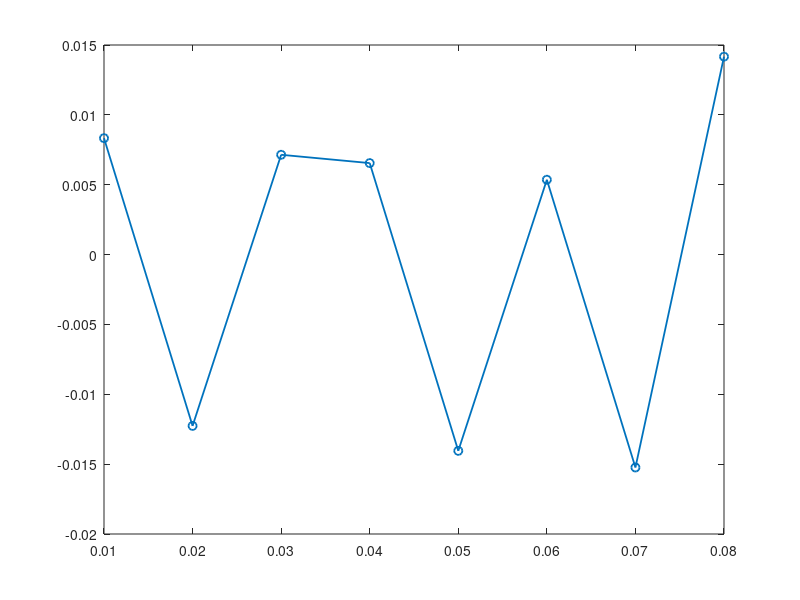

MATLAB code for this plot: (Note: this script raises an error after producing the figure.)
%[text] # Data Fitting: Infer a physical parameter and read residuals with uncertainty
%[text] **PRACTICAL ACTIVITY**
%[text] PHY4605 Physics-First Reproducible MATLAB Notebook
%%
%[text] ## Group Identification and Baseline
%[text] Work in your assigned group of two or three. This practical uses three supplied data-fitting contexts that differ from the lecture resistor example: spring calibration, cart motion, and pendulum timing. Generative AI may help write, debug, or improve MATLAB code, but your group must record the material decision and independently check units, residual evidence, a reference or plausible range, and physical meaning. Do not submit a complete chat transcript.
group_id = "REPLACE_WITH_GROUP_ID";
group_members = "REPLACE_WITH_NAMES";
matlab_release = version('-release');
%%
%[text] ## Question 1: Predict a Spring Calibration
%[text] **Context A - Hooke-law spring calibration.** Extension `x` is measured in metres and applied force `F` in newtons. The proposed relationship is $F=kx+b$. Before fitting, predict the sign of the slope, the unit of the spring constant `k`, and whether a small positive increase in extension should raise or lower force.
spring_extension_m = (0.01:0.01:0.08)';
spring_force_N = [0.26 0.49 0.76 1.01 1.24 1.51 1.74 2.02]';
spring_prediction = "REPLACE_WITH_SLOPE_SIGN_K_UNIT_AND_FORCE_TREND";
%[text] **Required evidence:** proposed model, measured quantities and units, fitted-parameter unit, and prediction. **Defence hook:** explain why the slope unit is N/m rather than N.
%%
%[text] ## Algorithm / Pseudocode Checkpoint
%[text] Before fitting, state the ordered computational steps: identify measured inputs and outputs with units, choose the physical model, fit the supplied relationship, calculate residuals, compare the fitted parameter with the reference or repeatability evidence, and interpret the result cautiously.
%%
%[text] ## Question 2: Fit and Overlay the Spring Model
%[text] Plot the measured points first. Then use the supplied first-degree `polyfit` scaffold. Interpret coefficient 1 as the fitted spring constant and coefficient 2 as the force offset. Overlay the fitted line without changing the original measurements.
spring_coefficients = polyfit(spring_extension_m,spring_force_N,1);
spring_k_fit_N_per_m = spring_coefficients(1);
spring_offset_fit_N = spring_coefficients(2);
spring_force_fit_N = polyval(spring_coefficients,spring_extension_m);
plot(spring_extension_m,spring_force_N,'o',spring_extension_m,spring_force_fit_N,'-','LineWidth',1.5)
xlabel('Extension, x (m)')
ylabel('Force, F (N)')
title('Spring Calibration: Measurements and Fit')
legend('Measurements','F = kx + b fit','Location','northwest')
grid on
spring_parameter_statement = "REPLACE_WITH_K_VALUE_UNIT_AND_OFFSET_INTERPRETATION";
%[text] **Required evidence:** fitted `k` with unit, fitted offset with unit, labelled graph, and one sentence distinguishing measured force from fitted `k`. **Defence hook:** point to the exact coefficient that represents the physical spring constant.
%%
%[text] ## Question 3: Use Residuals and a Nominal Reference
%[text] Residual = measured force - fitted force. Calculate the residuals and their RMSE, then compare the fitted spring constant with the supplied nominal reference `25 N/m`. Small residuals around zero and agreement with the reference support the model over this range.
spring_residual_N = spring_force_N-spring_force_fit_N;
spring_RMSE_N = sqrt(mean(spring_residual_N.^2));
spring_nominal_k_N_per_m = 25;
spring_k_difference_N_per_m = spring_k_fit_N_per_m-spring_nominal_k_N_per_m;
plot(spring_extension_m,spring_residual_N,'o-','LineWidth',1.3)
yline(0,'--')
xlabel('Extension, x (m)')
ylabel('Residual (N)')
title('Spring-Fit Residuals')
grid on
assert(abs(spring_k_difference_N_per_m) < 0.2)
spring_validation_statement = "REPLACE_WITH_RESIDUAL_PATTERN_AND_REFERENCE_CHECK";
%[text] **Required evidence:** residual unit, RMSE, residual-pattern judgement, and nominal-reference comparison. **Defence hook:** explain what a positive residual means on the force graph.
%%
%[text] ## Question 4: Report a Cautious Repeatability Range
%[text] Three supplied repeat calibrations produced fitted spring constants `24.8`, `25.1`, and `25.3 N/m`. Use the observed span as a simple repeatability range. Do not call it a formal confidence interval and do not report more precision than this evidence supports.
spring_repeat_k_N_per_m = [24.8 25.1 25.3];
spring_repeatability_range_N_per_m = [min(spring_repeat_k_N_per_m) max(spring_repeat_k_N_per_m)]
spring_uncertainty_statement = "REPLACE_WITH_CAUTIOUS_RANGE_STATEMENT";
%[text] **Required evidence:** the range, a rounded fitted value, and one sentence explaining what the range does and does not represent. **Defence hook:** distinguish this repeatability range from the `25 N/m` nominal reference.
%%
%[text] ## Question 5: Test a Constant-Speed Cart Model
%[text] **Context B - cart motion.** A cart's position is measured once per second. Start with the simple model $x=x_0+vt$. Fit a straight line, interpret the slope as a velocity in m/s and intercept as an initial position in m, then inspect whether the graph alone is enough to accept constant speed.
cart_time_s = (0:1:6)';
cart_position_m = [0.21 0.73 1.42 2.14 3.02 3.94 5.00]';
cart_linear_coefficients = polyfit(cart_time_s,cart_position_m,1);
cart_v_fit_m_per_s = cart_linear_coefficients(1);
cart_x0_fit_m = cart_linear_coefficients(2);
cart_linear_fit_m = polyval(cart_linear_coefficients,cart_time_s);
plot(cart_time_s,cart_position_m,'o',cart_time_s,cart_linear_fit_m,'-','LineWidth',1.5)
xlabel('Time, t (s)')
ylabel('Position, x (m)')
title('Cart Data With a Constant-Speed Fit')
legend('Measurements','x = x0 + vt fit','Location','northwest')
grid on
cart_parameter_statement = "REPLACE_WITH_VELOCITY_INTERCEPT_AND_INITIAL_JUDGEMENT";
%[text] **Required evidence:** fitted velocity and unit, fitted intercept and unit, labelled overlay, and initial judgement. **Defence hook:** explain why a fitted slope is not the same as any one measured position.
%%
%[text] ## Question 6: Let the Residual Pattern Challenge the Model
%[text] Calculate the cart residuals. A systematic pattern means the straight-line model misses part of the behaviour even if the overlay looks broadly plausible. Identify whether the residuals look randomly scattered or form a curve-like pattern, then state what that says about the constant-speed assumption.
cart_linear_residual_m = cart_position_m-cart_linear_fit_m;
cart_linear_RMSE_m = sqrt(mean(cart_linear_residual_m.^2));
plot(cart_time_s,cart_linear_residual_m,'o-','LineWidth',1.3)
yline(0,'--')
xlabel('Time, t (s)')
ylabel('Residual (m)')
title('Residuals for the Constant-Speed Cart Model')
grid on
cart_residual_judgement = "REPLACE_WITH_PATTERN_AND_MODEL_JUDGEMENT";
%[text] **Required evidence:** residual pattern, RMSE with unit, and physical conclusion about constant speed. **Defence hook:** explain why positive residuals at both ends and negative residuals in the middle suggest missing curvature.
%%
%[text] ## Optional Working Exposure: Compare a Supplied Quadratic Fit
%[text] This comparison is supplied for interpretation only. A quadratic position model can represent constant acceleration. Read the coefficients and RMSE; do not derive least squares or formal model-selection statistics. A much smaller residual error plus a physically plausible coefficient supports investigating acceleration.
cart_quadratic_coefficients = polyfit(cart_time_s,cart_position_m,2);
cart_quadratic_fit_m = polyval(cart_quadratic_coefficients,cart_time_s);
cart_quadratic_residual_m = cart_position_m-cart_quadratic_fit_m;
cart_quadratic_RMSE_m = sqrt(mean(cart_quadratic_residual_m.^2));
cart_inferred_acceleration_m_per_s2 = 2*cart_quadratic_coefficients(1);
cart_model_comparison = table(cart_linear_RMSE_m,cart_quadratic_RMSE_m, ...
    cart_inferred_acceleration_m_per_s2, ...
    'VariableNames',{'LinearRMSE_m','QuadraticRMSE_m','InferredAcceleration_m_per_s2'})
%[text] **Working exposure evidence:** state which supplied model has smaller residual scatter and one reason that smaller error alone is not sufficient to prove the model is physically correct.
%%
%[text] ## Question 7: Diagnose a Data-Entry Defect Before Refitting
%[text] One copied cart dataset contains a deliberately incorrect fifth position. Fit it without silently fixing anything, locate the measurement with the largest absolute residual, and explain why the raw record should be checked before a point is removed or corrected.
cart_position_defect_m = cart_position_m;
cart_position_defect_m(5) = 4.02;
cart_defect_coefficients = polyfit(cart_time_s,cart_position_defect_m,1);
cart_defect_fit_m = polyval(cart_defect_coefficients,cart_time_s);
cart_defect_residual_m = cart_position_defect_m-cart_defect_fit_m;
[cart_largest_defect_residual_m,cart_suspect_index] = max(abs(cart_defect_residual_m));
cart_suspect_time_s = cart_time_s(cart_suspect_index)
cart_data_quality_statement = "REPLACE_WITH_SUSPECT_POINT_AND_VERIFICATION_ACTION";
%[text] **Required evidence:** suspect time, residual magnitude and unit, and a responsible next action. **Defence hook:** explain why residual size is evidence to investigate, not automatic permission to delete a point.
%%
%[text] ## Question 8: Linearise a Pendulum Relationship
%[text] **Context C - small-angle pendulum.** The supplied model is $T=2\\pi\\sqrt{L/g}$. Squaring gives $T^2=(4\\pi^2/g)L$, so a graph of `T^2` against `L` should be approximately linear. The measured quantities are length `L` in metres and period `T` in seconds. Calculate `T^2`, fit a straight line, and state the slope unit.
pendulum_length_m = (0.2:0.1:0.7)';
pendulum_period_s = [0.90214 1.0948 1.2717 1.4165 1.5579 1.6754]';
pendulum_period_squared_s2 = pendulum_period_s.^2;
pendulum_coefficients = polyfit(pendulum_length_m,pendulum_period_squared_s2,1);
pendulum_slope_s2_per_m = pendulum_coefficients(1);
pendulum_intercept_s2 = pendulum_coefficients(2);
pendulum_T2_fit_s2 = polyval(pendulum_coefficients,pendulum_length_m);
plot(pendulum_length_m,pendulum_period_squared_s2,'o',pendulum_length_m,pendulum_T2_fit_s2,'-','LineWidth',1.5)
xlabel('Length, L (m)')
ylabel('Period squared, T^2 (s^2)')
title('Linearised Pendulum Data')
legend('Measurements','Linear fit','Location','northwest')
grid on
pendulum_slope_statement = "REPLACE_WITH_SLOPE_VALUE_AND_UNIT";
%[text] **Required evidence:** transformed relationship, slope and unit, intercept and unit, and labelled graph. **Defence hook:** explain why squaring the measured period changes its unit to s^2.
%%
%[text] ## Question 9: Infer and Validate Gravitational Acceleration
%[text] From the linearised pendulum model, slope = $4\\pi^2/g$. Rearrange the supplied relation to infer `g`, calculate residuals in `T^2`, and compare the result with the familiar near-Earth reference `9.81 m/s^2`. State whether the agreement is reasonable without claiming that the reference is exact for every location and experiment.
pendulum_g_fit_m_per_s2 = 4*pi^2/pendulum_slope_s2_per_m;
pendulum_residual_s2 = pendulum_period_squared_s2-pendulum_T2_fit_s2;
pendulum_RMSE_s2 = sqrt(mean(pendulum_residual_s2.^2));
pendulum_reference_g_m_per_s2 = 9.81;
pendulum_g_difference_m_per_s2 = pendulum_g_fit_m_per_s2-pendulum_reference_g_m_per_s2;
assert(abs(pendulum_g_difference_m_per_s2) < 0.1)
pendulum_validation_statement = "REPLACE_WITH_G_VALUE_RESIDUAL_AND_REFERENCE_JUDGEMENT";
%[text] **Required evidence:** inferred `g` and unit, residual RMSE and unit, comparison with `9.81 m/s^2`, and one model limitation such as the small-angle assumption or timing error. **Defence hook:** trace how the fitted slope becomes a physical estimate of `g`.
%%
%[text] ## Question 10: Compare Contexts, Record AI Decisions, and Check Capstone Progress
%[text] Complete the cross-context evidence table. For each context, distinguish measured quantities from the fitted parameter, keep the parameter unit, name the residual unit, and identify one validation or model-quality check. Then record your concise AI decision and independent checks. Finally record the Week 9 capstone process checkpoint: current physical model, current method, one validation already attempted or planned next, and the next reproducibility action. This is process evidence, not a new graded milestone.
context_comparison = table(["Spring calibration";"Cart motion";"Pendulum"], ...
    ["x, F";"t, x";"L, T"], ...
    ["k";"v for linear model";"g inferred from slope"], ...
    ["N/m";"m/s";"m/s^2"], ...
    ["N";"m";"s^2"], ...
    ["REPLACE_WITH_SPRING_CHECK";"REPLACE_WITH_CART_CHECK";"REPLACE_WITH_PENDULUM_CHECK"], ...
    'VariableNames',{'Context','MeasuredQuantities','FittedParameter','ParameterUnit','ResidualUnit','ValidationOrModelCheck'})
ai_tool_used = "REPLACE_WITH_TOOL_OR_NO_AI_USED";
ai_request = "REPLACE_WITH_CONCISE_REQUEST";
ai_decision = "REPLACE_WITH_ACCEPTED_MODIFIED_OR_REJECTED_DECISION";
independent_checks = "REPLACE_WITH_UNITS_RESIDUAL_REFERENCE_AND_PHYSICAL_CHECKS";
fresh_session_confirmation = "REPLACE_WITH_MATLAB_RELEASE_AND_TOP_TO_BOTTOM_RUN_CONFIRMATION";
capstone_physical_model = "REPLACE_WITH_CURRENT_PHYSICAL_MODEL";
capstone_method = "REPLACE_WITH_CURRENT_NUMERICAL_OR_DATA_METHOD";
capstone_validation_status = "REPLACE_WITH_CHECK_DONE_OR_NEXT_CHECK";
capstone_reproducibility_next_action = "REPLACE_WITH_NEXT_REPRODUCIBILITY_ACTION";
%[text] **Required evidence:** completed comparison table, concise AI decision record, independent checks, fresh-session confirmation, and Week 9 capstone process checkpoint. **Defence hook:** explain why a high-quality fit cannot compensate for an inappropriate physical model or wrong units.
%%
%[text] ## Submission and Individual Defence
%[text] Submit one completed group file through the Week 9 Google Classroom practical assignment only after running it from the top in a fresh MATLAB session. After group evidence is locked, one challenge slot and one group member are selected. Use a distinct parameter or defect variant when a slot is reused. The selected member explains the model, traces the fitting or residual code/output, and answers a validation or parameter-change follow-up. Every member completes one recorded defence before any second selection; an absence remains pending until a recorded make-up defence is completed.
%[text] Do not submit complete AI chat histories. Submit the concise AI decision record and independent checks only.
%%
%[text] ## Reproducibility Record
%[text] This practical requires MATLAB R2025a or later and base MATLAB only. Run it top to bottom in a fresh session before adding group evidence and again before submission. The supplied datasets, models, units, fitting scaffolds, residual calculations, references, and assertions make the baseline reproducible.

%[appendix]{"version":"1.0"}
